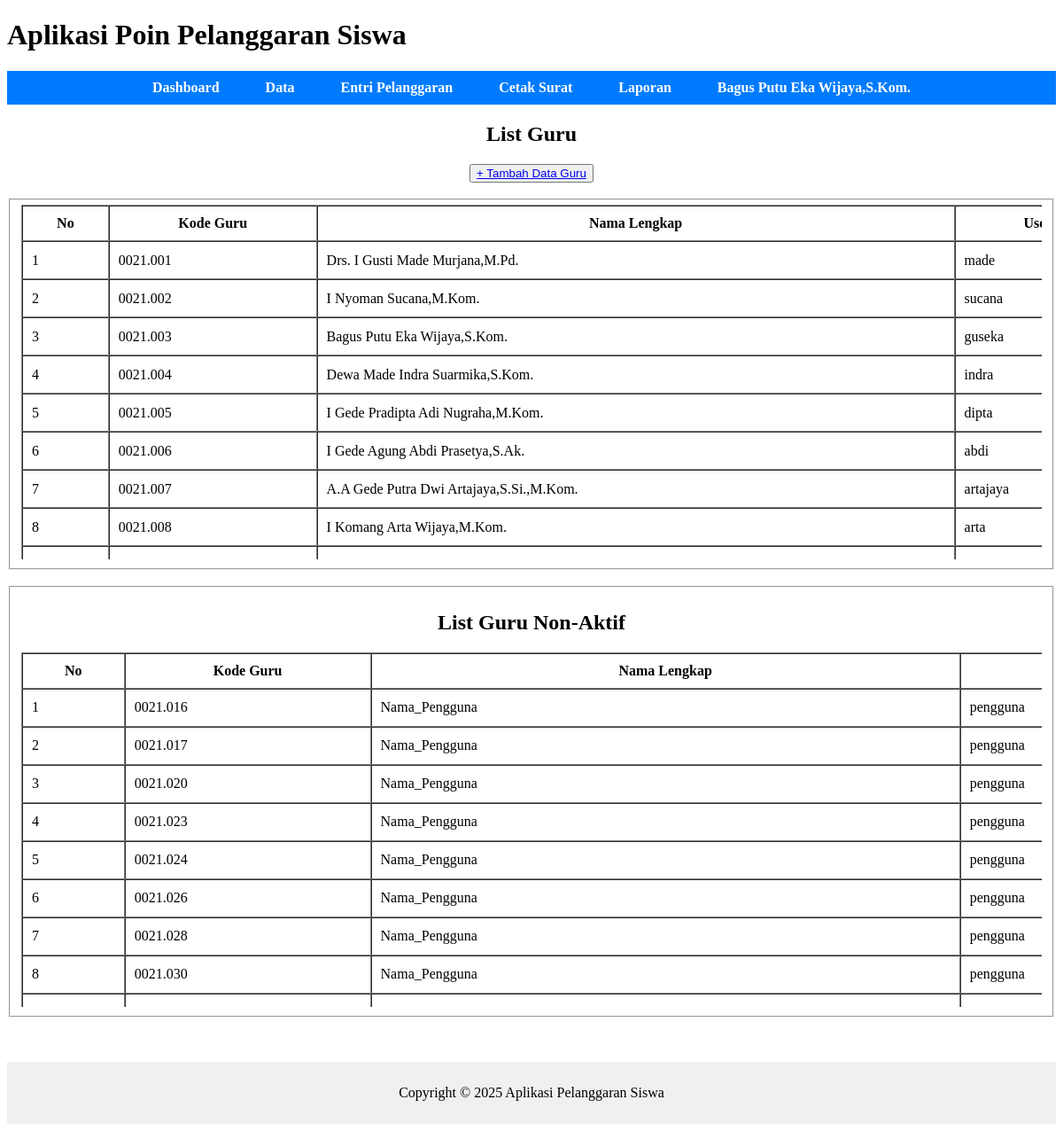
Page /pages/guru/list.php (signed in) on the earlier database version.
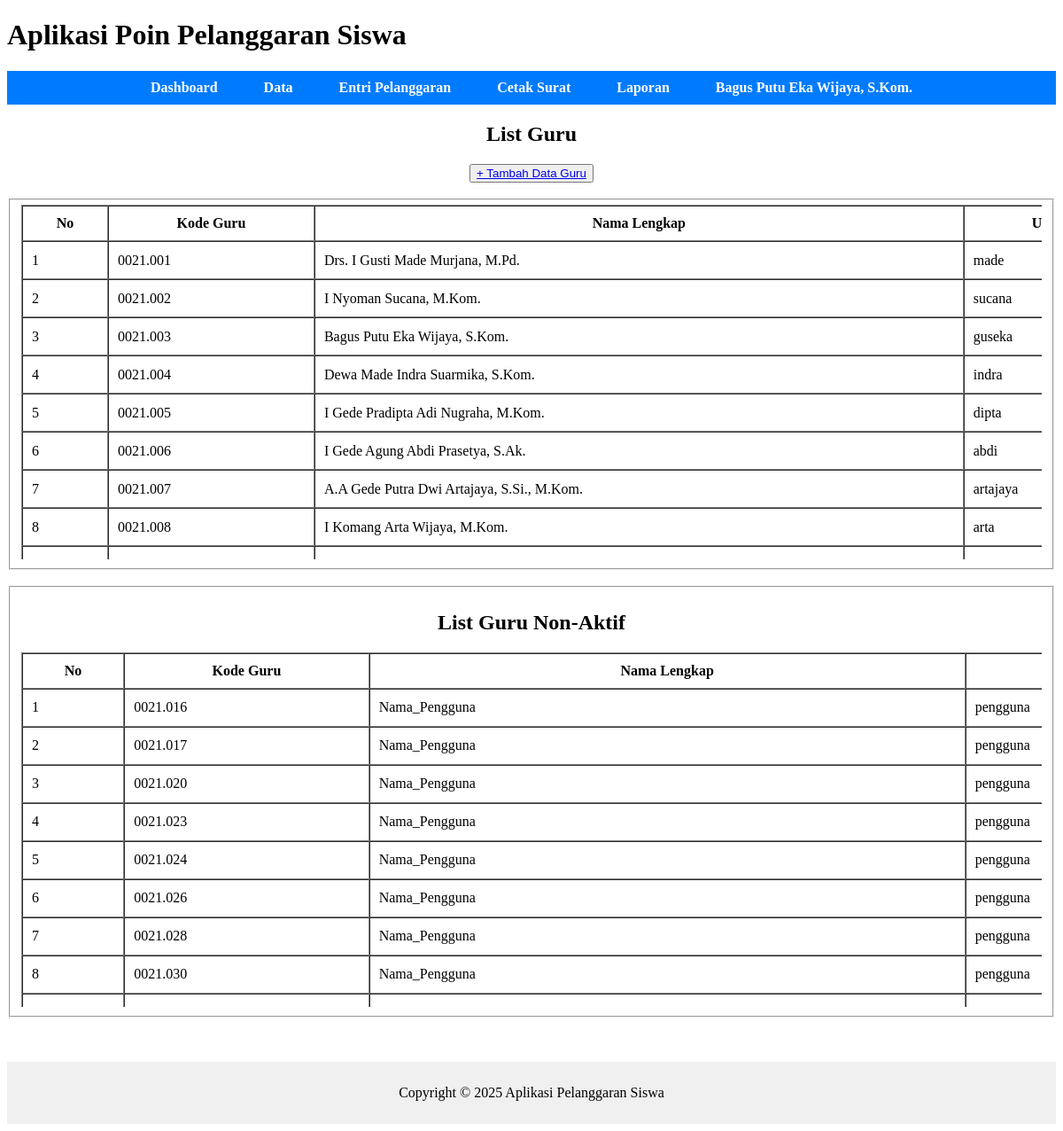
Same page on the later database version.
### tables this page shows
CREATE TABLE `guru` (
  `kode_guru` char(8) NOT NULL,
  `nama_pengguna` varchar(100) DEFAULT NULL,
  `role` varchar(30) DEFAULT NULL,
  `username` varchar(50) DEFAULT NULL,
  `password` varchar(70) DEFAULT NULL,
  `aktif` enum('Y','N') DEFAULT NULL,
  `jabatan` varchar(50) DEFAULT NULL,
  `telp` varchar(16) DEFAULT NULL
);

### pages/guru/list.php (the view, shortened to what this page needs)
<?php
include ROOTPATH . "/config/config.php";
include ROOTPATH . "/includes/header.php";
$result = mysqli_query($conn, "SELECT * FROM guru WHERE aktif = 'Y'");
$result_nonaktif = mysqli_query($conn, "SELECT * FROM guru WHERE aktif = 'N'");
?>
<center>
    <h2>List Guru</h2>
    <button><a href="add.php">+ Tambah Data Guru</a></button><br><br>
    <fieldset>
    <div class="scroll">
        <table border="1" cellpadding="10" cellspacing="0" width="200%">
            <thead>
                <tr>
                    <th>No</th>
                    <th>Kode Guru</th>
                    <th>Nama Lengkap</th>
                    <th>Username</th>
                </tr>
                </thead>
            <tbody>
                <?php
                $no = 1;
                while ($row = mysqli_fetch_assoc($result)){ ?>
                <tr>
                    <td><?= $no++?></td>
                    <td><?= htmlspecialchars($row['kode_guru']) ?></td>
                    <td><?= htmlspecialchars($row['nama_pengguna']) ?></td>
                    <td><?= htmlspecialchars($row['username']) ?></td>
                </tr>
            <?php } ?>
            </tbody>
        </table>
    </div>
    </fieldset>
    <br>
    <fieldset>
    <h2>List Guru Non-Aktif</h2>
    <div class="scroll">
        <table border="1" cellpadding="10" cellspacing="0" width="200%">
            <thead>
                <tr>
                    <th>No</th>
                    <th>Kode Guru</th>
                    <th>Nama Lengkap</th>
                    <th>Username</th>
                </tr>
                </thead>
            <tbody>
                <?php
                $no = 1;
                while ($row = mysqli_fetch_assoc($result_nonaktif)){ ?>
                <tr>
                    <td><?= $no++?></td>
                    <td><?= htmlspecialchars($row['kode_guru']) ?></td>
                    <td><?= htmlspecialchars($row['nama_pengguna']) ?></td>
                    <td><?= htmlspecialchars($row['username']) ?></td>
                </tr>
            <?php } ?>
            </tbody>
        </table>
    </div>
    </fieldset>
</center>
<?php
include "../../includes/footer.php";
?>

### includes/header.php (shortened to what this page needs)
<!DOCTYPE html>
<html lang="id">
<head>
</head>
<body>
    <header>
        <h1>Aplikasi Poin Pelanggaran Siswa</h1>
        <nav>
            <ul>
                <li><a href="/poin_siswa/pages/dashboard.php">Dashboard</a></li>
                <li class="dropdown">
                    <a href="#">Data</a>
                </li>
                <li><a href="/poin_siswa/pages/pelanggaran/add.php">Entri Pelanggaran</a></li>
                <li><a href="/poin_siswa/pages/surat/list.php">Cetak Surat</a></li>
                <li><a href="/poin_siswa/pages/laporan/list.php">Laporan</a></li>
                <li class="dropdown">
                    <a href="#"><?php echo $_COOKIE['nama'];?></a>
                </li>
            </ul>
        </nav>
    </header>
    <main>

Differences in the rows shown:
changed guru "made": nama_pengguna "Drs. I Gusti Made Murjana,M.Pd." → "Drs. I Gusti Made Murjana, M.Pd."
changed guru "sucana": nama_pengguna "I Nyoman Sucana,M.Kom." → "I Nyoman Sucana, M.Kom."
changed guru "guseka": nama_pengguna "Bagus Putu Eka Wijaya,S.Kom." → "Bagus Putu Eka Wijaya, S.Kom."
changed guru "indra": nama_pengguna "Dewa Made Indra Suarmika,S.Kom." → "Dewa Made Indra Suarmika, S.Kom."
changed guru "dipta": nama_pengguna "I Gede Pradipta Adi Nugraha,M.Kom." → "I Gede Pradipta Adi Nugraha, M.Kom."
changed guru "abdi": nama_pengguna "I Gede Agung Abdi Prasetya,S.Ak." → "I Gede Agung Abdi Prasetya, S.Ak."
changed guru "artajaya": nama_pengguna "A.A Gede Putra Dwi Artajaya,S.Si.,M.Kom." → "A.A Gede Putra Dwi Artajaya, S.Si., M.Kom."
changed guru "arta": nama_pengguna "I Komang Arta Wijaya,M.Kom." → "I Komang Arta Wijaya, M.Kom."
Other differences:
$_COOKIE['nama']: "Bagus Putu Eka Wijaya,S.Kom." → "Bagus Putu Eka Wijaya, S.Kom."
